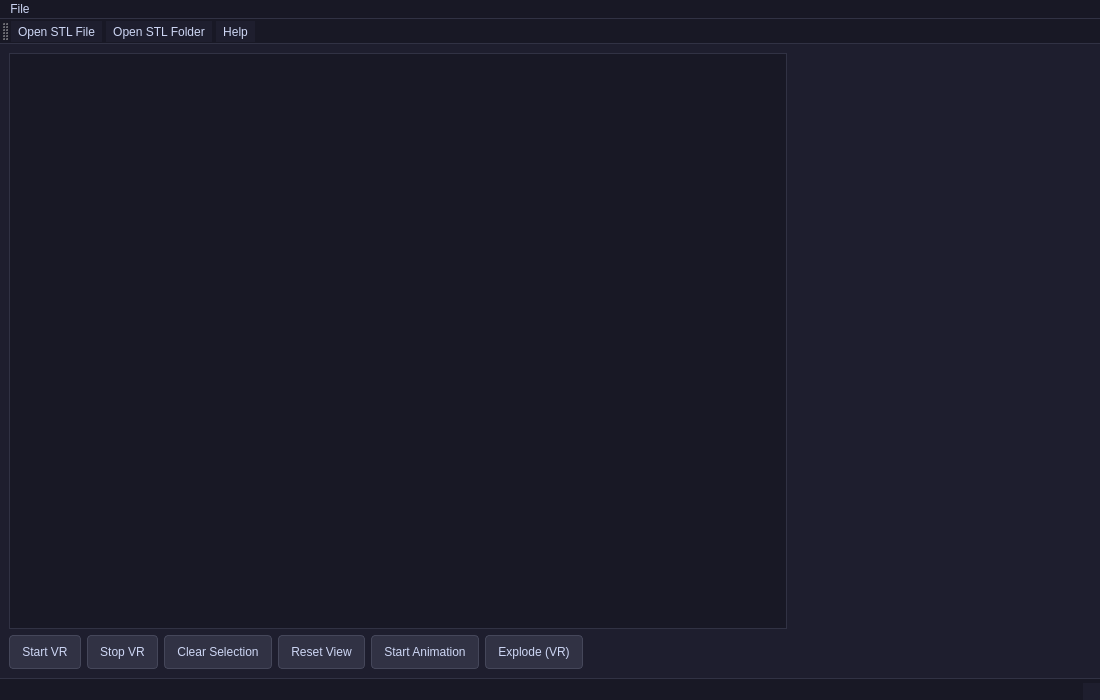
<?xml version="1.0" encoding="UTF-8"?>
<ui version="4.0">
 <class>MainWindow</class>
 <widget class="QMainWindow" name="MainWindow">
  <property name="geometry">
   <rect>
    <x>0</x>
    <y>0</y>
    <width>1100</width>
    <height>700</height>
   </rect>
  </property>
  <property name="minimumSize">
   <size>
    <width>900</width>
    <height>600</height>
   </size>
  </property>
  <property name="windowTitle">
   <string>Group 8 CAD Viewer</string>
  </property>
  <property name="windowIcon">
   <iconset resource="icons.qrc">
    <normaloff>:/Icons/Icons/app_icon.png</normaloff>:/Icons/Icons/app_icon.png</iconset>
  </property>
  <property name="styleSheet">
   <string notr="true">
QMainWindow {
    background-color: #1e1e2e;
}
QWidget {
    background-color: #1e1e2e;
    color: #cdd6f4;
    font-family: &quot;Segoe UI&quot;;
    font-size: 9pt;
}
QPushButton {
    background-color: #313244;
    color: #cdd6f4;
    border: 1px solid #45475a;
    border-radius: 4px;
    padding: 4px 12px;
    min-height: 24px;
}
QPushButton:hover {
    background-color: #45475a;
    border-color: #89b4fa;
}
QPushButton:pressed {
    background-color: #585b70;
}
QTreeView {
    background-color: #181825;
    color: #cdd6f4;
    border: 1px solid #313244;
    alternate-background-color: #1e1e2e;
    show-decoration-selected: 1;
}
QTreeView::item:hover {
    background-color: #313244;
}
QTreeView::item:selected {
    background-color: #89b4fa;
    color: #1e1e2e;
}
QHeaderView::section {
    background-color: #313244;
    color: #a6adc8;
    border: none;
    border-right: 1px solid #45475a;
    border-bottom: 1px solid #45475a;
    padding: 4px 6px;
    font-weight: bold;
}
QMenuBar {
    background-color: #181825;
    color: #cdd6f4;
    border-bottom: 1px solid #313244;
}
QMenuBar::item:selected {
    background-color: #313244;
    border-radius: 3px;
}
QMenu {
    background-color: #1e1e2e;
    color: #cdd6f4;
    border: 1px solid #45475a;
}
QMenu::item:selected {
    background-color: #89b4fa;
    color: #1e1e2e;
}
QStatusBar {
    background-color: #181825;
    color: #a6adc8;
    border-top: 1px solid #313244;
}
QToolBar {
    background-color: #181825;
    border-bottom: 1px solid #313244;
    spacing: 4px;
    padding: 2px;
}
QSplitter::handle {
    background-color: #313244;
    width: 3px;
}
QSplitter::handle:hover {
    background-color: #89b4fa;
}
   </string>
  </property>
  <widget class="QWidget" name="centralwidget">
   <layout class="QVBoxLayout" name="verticalLayout">
    <item>
     <widget class="QSplitter" name="splitter">
      <property name="orientation">
       <enum>Qt::Orientation::Horizontal</enum>
      </property>
      <widget class="QTreeView" name="treeView"/>
      <widget class="QVTKOpenGLNativeWidget" name="vtkWidget" native="true"/>
     </widget>
    </item>
    <item>
     <layout class="QHBoxLayout" name="horizontalLayout_2">
      <item>
       <widget class="QPushButton" name="StartVRButton">
        <property name="text">
         <string>Start VR</string>
        </property>
        <property name="icon">
         <iconset theme="QIcon::ThemeIcon::MediaPlaybackStart"/>
        </property>
       </widget>
      </item>
      <item>
       <widget class="QPushButton" name="StopVRButton">
        <property name="text">
         <string>Stop VR</string>
        </property>
        <property name="icon">
         <iconset theme="QIcon::ThemeIcon::MediaPlaybackStop"/>
        </property>
       </widget>
      </item>
      <item>
       <widget class="QPushButton" name="ClearSelectionButton">
        <property name="text">
         <string>Clear Selection</string>
        </property>
        <property name="icon">
         <iconset theme="QIcon::ThemeIcon::ApplicationExit"/>
        </property>
       </widget>
      </item>
      <item>
       <widget class="QPushButton" name="ResetView">
        <property name="text">
         <string>Reset View</string>
        </property>
        <property name="icon">
         <iconset theme="QIcon::ThemeIcon::SyncSynchronizing"/>
        </property>
       </widget>
      </item>
      <item>
       <widget class="QPushButton" name="animationButton">
        <property name="text">
         <string>Start Animation</string>
        </property>
        <property name="icon">
         <iconset theme="QIcon::ThemeIcon::EditRedo"/>
        </property>
       </widget>
      </item>
      <item>
       <widget class="QPushButton" name="explodeButton">
        <property name="text">
         <string>Explode (VR)</string>
        </property>
        <property name="icon">
         <iconset theme="QIcon::ThemeIcon::ViewFullscreen"/>
        </property>
       </widget>
      </item>
      <item>
       <spacer name="horizontalSpacer">
        <property name="orientation">
         <enum>Qt::Orientation::Horizontal</enum>
        </property>
        <property name="sizeHint" stdset="0">
         <size>
          <width>40</width>
          <height>20</height>
         </size>
        </property>
       </spacer>
      </item>
     </layout>
    </item>
   </layout>
  </widget>
  <widget class="QMenuBar" name="menubar">
   <property name="geometry">
    <rect>
     <x>0</x>
     <y>0</y>
     <width>1100</width>
     <height>25</height>
    </rect>
   </property>
   <widget class="QMenu" name="menuFile">
    <property name="title">
     <string>File</string>
    </property>
    <addaction name="actionOpen_File"/>
    <addaction name="actionOpen_Folder"/>
    <addaction name="actionHelp"/>
   </widget>
   <addaction name="menuFile"/>
  </widget>
  <widget class="QStatusBar" name="statusbar"/>
  <widget class="QToolBar" name="toolBar">
   <property name="windowTitle">
    <string>Main Toolbar</string>
   </property>
   <attribute name="toolBarArea">
    <enum>TopToolBarArea</enum>
   </attribute>
   <attribute name="toolBarBreak">
    <bool>false</bool>
   </attribute>
   <addaction name="actionOpen_File"/>
   <addaction name="actionOpen_Folder"/>
   <addaction name="actionHelp"/>
  </widget>
  <action name="actionOpen_File">
   <property name="icon">
    <iconset resource="icons.qrc">
     <normaloff>:/Icons/Icons/stlopen.png</normaloff>:/Icons/Icons/stlopen.png</iconset>
   </property>
   <property name="text">
    <string>Open STL File</string>
   </property>
   <property name="menuRole">
    <enum>QAction::MenuRole::NoRole</enum>
   </property>
  </action>
  <action name="actionHelp">
   <property name="icon">
    <iconset resource="icons.qrc">
     <normaloff>:/Icons/Icons/help.png</normaloff>
     <selectedoff>:/Icons/Icons/help.png</selectedoff>:/Icons/Icons/help.png</iconset>
   </property>
   <property name="text">
    <string>Help</string>
   </property>
  </action>
  <action name="actionOpen_Folder">
   <property name="icon">
    <iconset resource="icons.qrc">
     <normaloff>:/Icons/Icons/fileopen.png</normaloff>:/Icons/Icons/fileopen.png</iconset>
   </property>
   <property name="text">
    <string>Open STL Folder</string>
   </property>
  </action>
 </widget>
 <customwidgets>
  <customwidget>
   <class>QVTKOpenGLNativeWidget</class>
   <extends>QWidget</extends>
   <header>qvtkopenglnativewidget.h</header>
   <container>1</container>
  </customwidget>
 </customwidgets>
 <resources>
  <include location="icons.qrc"/>
 </resources>
 <connections/>
</ui>
